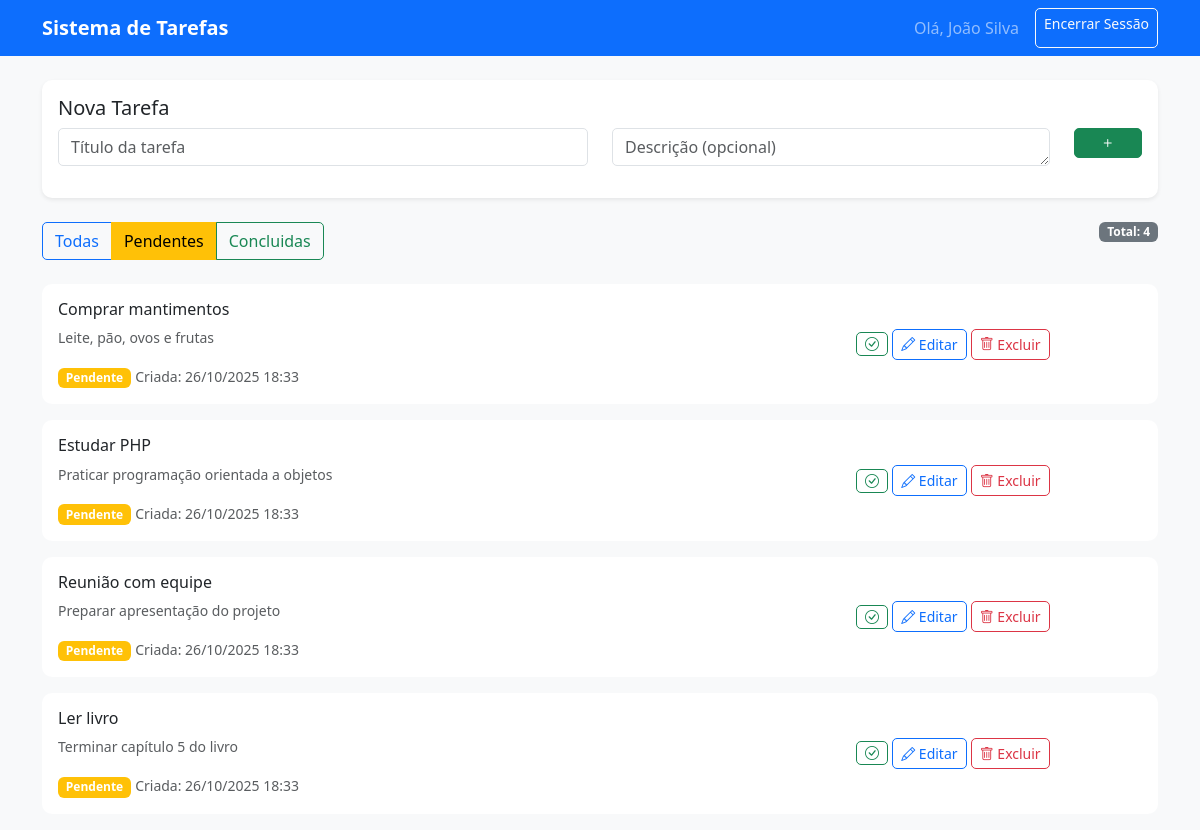
The page /tasks.php?filter=pendentes (signed in) on the database its author committed.
### tables this page shows
CREATE TABLE tarefas (
    id INT AUTO_INCREMENT PRIMARY KEY,
    usuario_id INT NOT NULL,
    titulo VARCHAR(200) NOT NULL,
    descricao TEXT,
    status ENUM('pendente', 'concluida') DEFAULT 'pendente',
    data_criacao TIMESTAMP DEFAULT CURRENT_TIMESTAMP,
    data_conclusao TIMESTAMP NULL,
    FOREIGN KEY (usuario_id) REFERENCES usuarios(id) ON DELETE CASCADE
);

### app/controllers/TaskController.php (called while the page is built, shortened)
<?php
class TaskController {
    private $taskModel;
    public function __construct() {
        $this->taskModel = new Task();
    }
    public function index() {
        $filter = $_GET['filter'] ?? 'all';
        $userId = Auth::getUserId();
        $tasks = $this->taskModel->getByUser($userId, $filter);
        $pageTitle = "Minhas Tarefas - " . Config::get('system.site_name');
        $viewData = [
            'tasks' => $tasks,
            'filter' => $filter,
            'pageTitle' => $pageTitle
        ];
        extract($viewData);
        require_once __DIR__ . '/../views/tasks/index.php';
    }
}

### public/tasks.php (called while the page is built, shortened)
<?php
$taskController = new TaskController();
$taskController->index();

### app/utils/Config.php (called while the page is built, shortened)
<?php
class Config {
    private static $configs = [];
    public static function get($key, $default = null) {
        $keys = explode('.', $key);
        $file = $keys[0];
        if (!isset(self::$configs[$file])) {
            $configPath = __DIR__ . "/../config/{$file}.php";
            if (file_exists($configPath)) {
                self::$configs[$file] = require $configPath;
            } else {
                return $default;
            }
        }
        $config = self::$configs[$file];
        for ($i = 1; $i < count($keys); $i++) {
            if (isset($config[$keys[$i]])) {
                $config = $config[$keys[$i]];
            } else {
                return $default;
            }
        }
        return $config;
    }
    public static function baseUrl($path = '') {
        $baseUrl = self::get('system.base_url', '');
        $path = ltrim($path, '/');
        return $baseUrl . ($path ? "/{$path}" : '');
    }
}

### app/config/database.php (called while the page is built)
<?php
return [
    'host' => 'localhost',
    'dbname' => 'tarefas',
    'username' => 'root',
    'password' => '',
    'charset' => 'utf8mb4'
];

### app/utils/Database.php (called while the page is built, shortened)
<?php
class Database {
    private $connection;
    private static $instance = null;
    private function __construct() {
        $config = require __DIR__ . '/../config/database.php';
        try {
            $this->connection = new \PDO(
                "mysql:host={$config['host']};dbname={$config['dbname']};charset={$config['charset']}",
                $config['username'],
                $config['password'],
                [
                    \PDO::ATTR_ERRMODE => \PDO::ERRMODE_EXCEPTION,
                    \PDO::ATTR_DEFAULT_FETCH_MODE => \PDO::FETCH_ASSOC,
                    \PDO::ATTR_EMULATE_PREPARES => false
                ]
            );
        } catch (\PDOException $e) {
            error_log("Error de conexión: " . $e->getMessage());
            die("Error de conexión");
        }
    }
    public static function getInstance() {
        if (self::$instance === null) {
            self::$instance = new self();
        }
        return self::$instance;
    }
    public function getConnection() {
        return $this->connection;
    }
}

### app/utils/Auth.php (called while the page is built, shortened)
<?php
class Auth {
    public static function getUserId() {
        return $_SESSION['user_id'] ?? null;
    }
}

### app/models/Task.php (called while the page is built, shortened)
<?php
class Task {
    private $db;
    public function __construct() {
        $this->db = Database::getInstance()->getConnection();
    }
    public function getByUser($userId, $filter = 'all') {
        $sql = "SELECT * FROM tarefas WHERE usuario_id = :user_id";
        switch($filter) {
            case 'pendentes':
                $sql .= " AND status = 'pendente'";
                break;
        }
        $sql .= " ORDER BY data_criacao DESC";
        $query = $this->db->prepare($sql);
        $query->execute([':user_id' => $userId]);
        return $query->fetchAll();
    }
}

### app/views/tasks/index.php (the view, shortened to what this page needs)
<?php
$currentFilter = $_GET['filter'] ?? 'all';
?>
<nav class="navbar navbar-expand-lg navbar-dark bg-primary mb-4">
    <div class="container">
        <a class="navbar-brand" href="<?= Config::baseUrl('tasks.php') ?>"> <?= Config::get('system.site_name') ?></a>
        <div class="navbar-nav ms-auto">
            <span class="navbar-text me-3">Olá, <?= htmlspecialchars($_SESSION['user_name'] ?? 'Usuario') ?></span>
            <a class="btn btn-outline-light btn-sm" href="<?= Config::baseUrl('logout.php') ?>">Encerrar Sessão</a>
        </div>
    </div>
</nav>
<div class="container">
    <div class="card shadow-sm mb-4">
        <div class="card-body">
            <h5 class="card-title">Nova Tarefa</h5>
            <form id="createTaskForm">
                <div class="row">
                    <div class="col-md-6">
                        <input type="text" class="form-control" id="taskTitle" placeholder="Título da tarefa" required>
                    </div>
                    <div class="col-md-5">
                        <textarea class="form-control" id="taskDescription" placeholder="Descrição (opcional)" rows="1"></textarea>
                    </div>
                    <div class="col-md-1">
                        <button type="submit" class="btn btn-success w-100"><i class="bi bi-plus"></i></button>
                    </div>
                </div>
            </form>
        </div>
    </div>
    <div class="row mb-4">
        <div class="col-md-8">
            <div class="btn-group" role="group">
                <a href="<?= Config::baseUrl('tasks.php') ?>"
                class="btn <?= $currentFilter === 'all' ? 'btn-primary' : 'btn-outline-primary' ?> filter-link"
                data-filter="all">
                    Todas
                </a>
                <a href="<?= Config::baseUrl('tasks.php?filter=pendentes') ?>"
                class="btn <?= $currentFilter === 'pendentes' ? 'btn-warning' : 'btn-outline-warning' ?> filter-link"
                data-filter="pendentes">
                    Pendentes
                </a>
                <a href="<?= Config::baseUrl('tasks.php?filter=concluidas') ?>"
                class="btn <?= $currentFilter === 'concluidas' ? 'btn-success' : 'btn-outline-success' ?> filter-link"
                data-filter="concluidas">
                    Concluidas
                </a>
            </div>
        </div>
        <div class="col-md-4 text-end">
            <span class="badge bg-secondary">Total: <?= count($tasks) ?></span>
        </div>
    </div>
    <div id="tasksContainer">
        <?php if (empty($tasks)): ?>
            <div class="text-center py-5">
                <div class="text-muted">
                    <h4>Não há tarefas</h4>
                    <p><?= $currentFilter === 'all' ? 'Comece adicionando sua primeira tarefa' : 'Não há tarefas com este filtro' ?></p>
                </div>
            </div>
        <?php else: ?>
            <?php foreach ($tasks as $task):
                $isCompleted = $task['status'] === 'concluida';
                $badgeClass = $isCompleted ? 'bg-success' : 'bg-warning';
                $textClass = $isCompleted ? 'text-decoration-line-through text-muted' : '';
            ?>
                <div class="card task-card mb-3  <?= $isCompleted ? 'bg-success-subtle' : '' ?>" data-task-id="<?= $task['id'] ?>">
                    <div class="card-body">
                        <div class="row align-items-center">
                            <div class="col-md-8">
                                <h6 class="card-title <?= $textClass ?>"><?= htmlspecialchars($task['titulo']) ?></h6>
                                <?php if ($task['descricao']): ?>
                                    <p class="card-text text-muted small <?= $textClass ?>"><?= htmlspecialchars($task['descricao']) ?></p>
                                <?php endif; ?>
                                <span class="badge <?= $badgeClass ?>"><?= ucfirst($task['status']) ?></span>
                                <small class="text-muted">Criada: <?= date('d/m/Y H:i', strtotime($task['data_criacao'])) ?></small>
                            </div>
                            <div class="col-md-3 text-end">
                                <button class="btn btn-sm <?= $isCompleted ? 'btn-outline-warning' : 'btn-outline-success' ?> toggle-status"
                                        data-task-id="<?= $task['id'] ?>"
                                        data-current-status="<?= $task['status'] ?>"
                                        title="<?= $isCompleted ? 'Marcar como Pendente' : 'Marcar como Concluída' ?>">
                                    <i class="bi <?= $isCompleted ? 'bi-x-circle' : 'bi-check-circle' ?>"></i>
                                </button>
                                <button class="btn btn-sm btn-outline-primary edit-task"
                                        data-task-id="<?= $task['id'] ?>"
                                        data-title="<?= htmlspecialchars($task['titulo']) ?>"
                                        data-description="<?= htmlspecialchars($task['descricao'] ?? '') ?>">
                                    <i class="bi bi-pencil"></i> Editar
                                </button>
                                <button class="btn btn-sm btn-outline-danger delete-task"
                                        data-task-id="<?= $task['id'] ?>">
                                    <i class="bi bi-trash"></i> Excluir
                                </button>
                            </div>
                        </div>
                    </div>
                </div>
            <?php endforeach; ?>
        <?php endif; ?>
    </div>
</div>
<?php require_once __DIR__ . '/../layout.php'; ?>

### public/assets/css/style.css (style rules this page uses)
body { background-color: #f8f9fa; }
.card { border: none; border-radius: 10px; }
.btn { border-radius: 5px; }
.form-control { border-radius: 5px; }
.task-card { transition: all 0.3s ease; }
.navbar-brand { font-weight: bold; }
.btn-group .btn { border-radius: 5px; }

### rows shown on the page
tarefas: titulo "Comprar mantimentos", descricao "Leite, pão, ovos e frutas", status "Pendente", data_criacao "26/10/2025 18:33"
tarefas: titulo "Estudar PHP", descricao "Praticar programação orientada a objetos", status "Pendente", data_criacao "26/10/2025 18:33"
tarefas: titulo "Reunião com equipe", descricao "Preparar apresentação do projeto", status "Pendente", data_criacao "26/10/2025 18:33"
tarefas: titulo "Ler livro", descricao "Terminar capítulo 5 do livro", status "Pendente", data_criacao "26/10/2025 18:33"

### other values the page prints
Config::get('system.site_name') "Sistema de Tarefas"
$_SESSION['user_name'] "João Silva"
count($tasks) "4"
